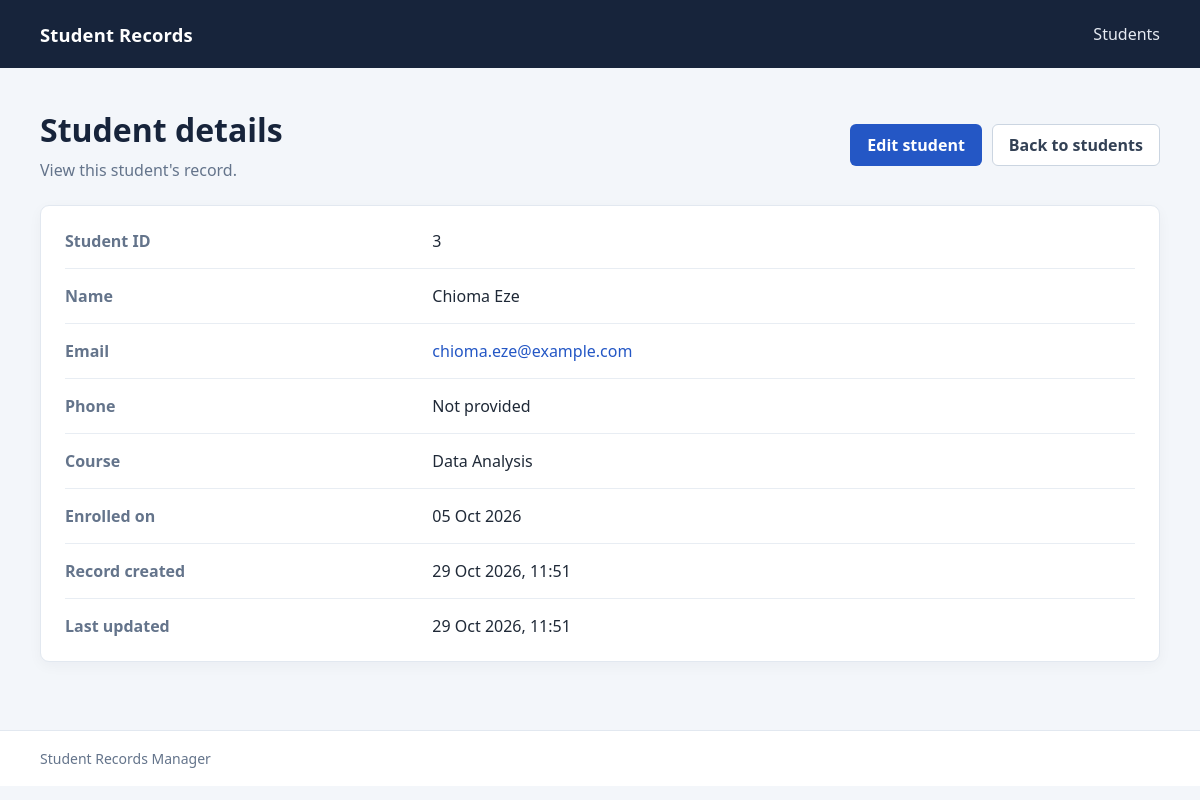
Page /show.php?id=3 on the committed database.
### tables this page shows
CREATE TABLE `students` (
  `id` int(10) UNSIGNED NOT NULL,
  `first_name` varchar(60) NOT NULL,
  `last_name` varchar(60) NOT NULL,
  `email` varchar(120) NOT NULL,
  `phone` varchar(20) DEFAULT NULL,
  `course` enum('Web Development','Software Engineering','Data Analysis','UI/UX Design') NOT NULL,
  `enrolled_on` date NOT NULL,
  `created_at` timestamp NOT NULL DEFAULT current_timestamp(),
  `updated_at` timestamp NOT NULL DEFAULT current_timestamp() ON UPDATE current_timestamp()
);

### src/Database.php (called while the page is built, shortened)
<?php
function db(): PDO
{
    $config = require __DIR__ . '/../config/config.php';
    $settings = $config['db'];
    $dsn = sprintf(
        'mysql:host=%s;port=%d;dbname=%s;charset=utf8mb4',
        $settings['host'],
        $settings['port'],
        $settings['database']
    );
    $connection = new PDO($dsn, $settings['username'], $settings['password'], [
        PDO::ATTR_ERRMODE => PDO::ERRMODE_EXCEPTION,
        PDO::ATTR_DEFAULT_FETCH_MODE => PDO::FETCH_ASSOC,
        PDO::ATTR_EMULATE_PREPARES => false,
    ]);
    return $connection;
}

### src/helpers.php (called while the page is built, shortened)
<?php
function e(string|int|float|null $value): string
{
    return htmlspecialchars((string) $value, ENT_QUOTES | ENT_SUBSTITUTE, 'UTF-8');
}

### show.php (the view, shortened to what this page needs)
<?php
require_once __DIR__ . '/src/helpers.php';
require_once __DIR__ . '/src/Database.php';
$studentId = filter_input(INPUT_GET, 'id', FILTER_VALIDATE_INT);
$student = false;
$databaseUnavailable = false;
if ($studentId === false || $studentId === null || $studentId < 1) {
    http_response_code(400);
    $studentId = null;
} else {
    try {
        $statement = db()->prepare(
            'SELECT id, first_name, last_name, email, phone, course, enrolled_on, created_at, updated_at
             FROM students
             WHERE id = :id'
        );
        $statement->execute(['id' => $studentId]);
        $student = $statement->fetch();
    } catch (PDOException) {
        http_response_code(503);
        $databaseUnavailable = true;
    }
}
require __DIR__ . '/partials/header.php';
?>
<section class="page-heading">
    <div>
        <h1>Student details</h1>
        <p class="page-description">View this student's record.</p>
    </div>
    <div class="page-actions">
        <?php if ($student !== false && $student !== null): ?>
            <a class="button" href="edit.php?id=<?= e($student['id']) ?>">Edit student</a>
        <?php endif; ?>
        <a class="button button-secondary" href="index.php">Back to students</a>
    </div>
</section>
<?php if ($databaseUnavailable): ?>
    <section class="card error-state" role="alert">
        <h2>Student records are temporarily unavailable</h2>
        <p>
            We couldn't reach the student database. Please make sure MySQL is running
            in XAMPP, then try again.
        </p>
        <a class="button button-secondary" href="show.php?id=<?= e($studentId ?? '') ?>">Try again</a>
    </section>
<?php else: ?>
    <section class="card detail-card">
        <dl class="student-details">
            <div>
                <dt>Student ID</dt>
                <dd><?= e($student['id']) ?></dd>
            </div>
            <div>
                <dt>Name</dt>
                <dd><?= e($student['first_name'] . ' ' . $student['last_name']) ?></dd>
            </div>
            <div>
                <dt>Email</dt>
                <dd><a href="mailto:<?= e($student['email']) ?>"><?= e($student['email']) ?></a></dd>
            </div>
            <div>
                <dt>Phone</dt>
                <dd><?= $student['phone'] !== null && $student['phone'] !== '' ? e($student['phone']) : 'Not provided' ?></dd>
            </div>
            <div>
                <dt>Course</dt>
                <dd><?= e($student['course']) ?></dd>
            </div>
            <div>
                <dt>Enrolled on</dt>
                <dd><?= e((new DateTime($student['enrolled_on']))->format('d M Y')) ?></dd>
            </div>
            <div>
                <dt>Record created</dt>
                <dd><?= e((new DateTime($student['created_at']))->format('d M Y, H:i')) ?></dd>
            </div>
            <div>
                <dt>Last updated</dt>
                <dd><?= e((new DateTime($student['updated_at']))->format('d M Y, H:i')) ?></dd>
            </div>
        </dl>
    </section>
<?php endif; ?>
<?php require __DIR__ . '/partials/footer.php'; ?>

### assets/app.css (style rules this page uses)
:root { color-scheme: light; font-family: "Segoe UI", Arial, sans-serif; color: #1f2937; background: #f3f6fa; font-synthesis: none; text-rendering: optimizeLegibility; }
* { box-sizing: border-box; }
body { min-width: 320px; min-height: 100vh; margin: 0; }
a { color: #2457c5; text-decoration: none; }
.page-heading { display: flex; align-items: center; justify-content: space-between; gap: 20px; margin-bottom: 24px; }
h1 { margin: 0; color: #17243b; font-size: clamp(1.6rem, 3vw, 2rem); }
.page-description { margin: 8px 0 0; color: #64748b; }
.page-actions { display: flex; flex-wrap: wrap; gap: 10px; }
.button { display: inline-flex; min-height: 42px; align-items: center; justify-content: center; padding: 0 16px; border: 1px solid transparent; border-radius: 6px; background: #2457c5; color: #fff; font: inherit; font-weight: 600; white-space: nowrap; }
.button-secondary { border-color: #cbd5e1; background: #fff; color: #334155; }
.card { overflow: hidden; border: 1px solid #e2e8f0; border-radius: 9px; background: #fff; box-shadow: 0 4px 14px rgb(15 23 42 / 4%); }
.detail-card { padding: 8px 24px; }
.student-details { margin: 0; }
.student-details > div { display: grid; grid-template-columns: minmax(140px, 1fr) 2fr; gap: 16px; padding: 16px 0; border-bottom: 1px solid #e8edf3; }
.student-details > div:last-child { border-bottom: 0; }
.student-details dt { color: #64748b; font-weight: 600; }
.student-details dd { min-width: 0; margin: 0; overflow-wrap: anywhere; }

### rows in the picture
students: id "3", first_name+last_name "Chioma Eze", email "chioma.eze@example.com", course "Data Analysis", enrolled_on "05 Oct 2026", created_at "29 Oct 2026, 11:51", updated_at "29 Oct 2026, 11:51"
